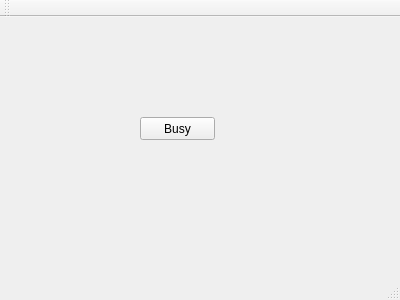
<?xml version="1.0" encoding="UTF-8"?>
<ui version="4.0">
 <class>MainWindow</class>
 <widget class="QMainWindow" name="MainWindow">
  <property name="geometry">
   <rect>
    <x>0</x>
    <y>0</y>
    <width>400</width>
    <height>300</height>
   </rect>
  </property>
  <property name="windowTitle">
   <string>MainWindow</string>
  </property>
  <widget class="QWidget" name="centralWidget">
   <widget class="QPushButton" name="pushButton">
    <property name="geometry">
     <rect>
      <x>140</x>
      <y>100</y>
      <width>75</width>
      <height>23</height>
     </rect>
    </property>
    <property name="text">
     <string>Busy</string>
    </property>
   </widget>
  </widget>
  <widget class="QMenuBar" name="menuBar">
   <property name="geometry">
    <rect>
     <x>0</x>
     <y>0</y>
     <width>400</width>
     <height>23</height>
    </rect>
   </property>
  </widget>
  <widget class="QToolBar" name="mainToolBar">
   <attribute name="toolBarArea">
    <enum>TopToolBarArea</enum>
   </attribute>
   <attribute name="toolBarBreak">
    <bool>false</bool>
   </attribute>
  </widget>
  <widget class="QStatusBar" name="statusBar"/>
 </widget>
 <layoutdefault spacing="6" margin="11"/>
 <resources/>
 <connections/>
</ui>
